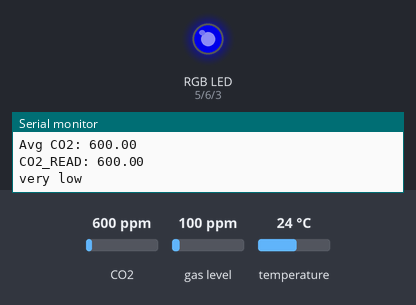
A sketch run on a simulated Arduino Uno, built with avr-gcc and run on an emulated ATmega328P. On the bench: an RGB LED mixed from three pins (HIGH = lit), the last lines printed to the serial monitor. Inputs (shaded band) come from the test bench; at power-on: CO2 600 ppm, gas level 100 ppm, temperature 24 °C. Dim RGB values are drawn brighter than linear.

Above: at 1.2 s.
1.3 s: CO2 set to 668 ppm
At 1.85 s:
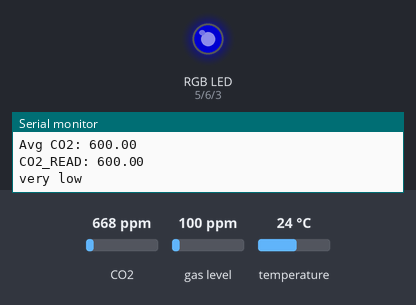
5.2 s: CO2 set to 720 ppm
At 6.22 s:
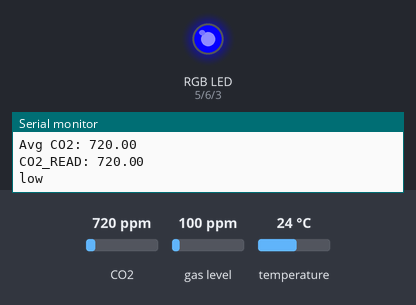
8.7 s: CO2 set to 1968 ppm
11.1 s: CO2 set to 2017 ppm
At 14.0 s:
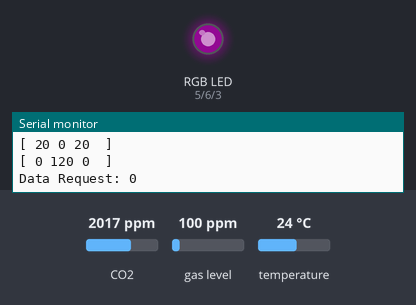
14.6 s: CO2 set to 452 ppm
18.2 s: CO2 set to 1050 ppm
At 23.3 s:
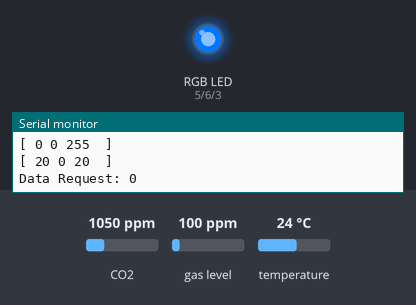
Timing chart, 0 to 25.0 s (numbered marks = the images above; inputs shaded):
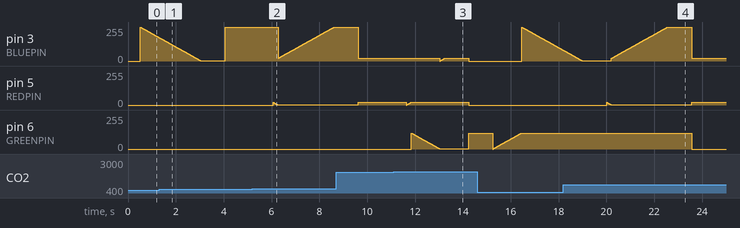

The sketch:

05072019_supercode_V4.ino
```cpp
// Libraries required//////////////////////////////////////////////////

#include "Adafruit_CCS811.h" //Library for the air quality sensor
//#include "RTClib.h" // Be sure you only have RTClib by Neiron Installed. Remove the Adafruit RTClib from your libraries as the call names are the same.

//Variables/////////////////////////////////////////////////////////////

//LEDs //–––––––––––––––––––––––––––––––––––––––––––––––––––––––––––––//
//Digital pins connected to transisor base for RGB control
#define REDPIN 5      //red color
#define GREENPIN 6     //green color
#define BLUEPIN 3      //blue color

#define FADESPEED 100     // make this higher to slow down the color change rate

int current_col[3] = {0}; //
int prev_col[3] = {0};

//CCS811 CO2,Temp Sensor //––––––––––––––––––––––––––––––––––––––––––––––//

//Nothing yet defined


//Instances for classes used here///////////////////////////////////////

//Adafruit CO2 sensor ccs definition
Adafruit_CCS811 ccs;

// Timer initiation
//RTC_Millis rtc;

///////////////////////////////////////////////////////////////////////////

void setup() {
  // RTC timer setup
  Serial.begin(57600);
  //  rtc.begin();
  //  if (! rtc.isrunning()) {
  //    Serial.println("RTC is NOT running!");
  //    // following line sets the RTC to the date & time this sketch was compiled
  //    rtc.adjust(DateTime(__DATE__, __TIME__));
  //  }

  //LED pin assignments as outputs
  pinMode(REDPIN, OUTPUT);
  pinMode(GREENPIN, OUTPUT);
  pinMode(BLUEPIN, OUTPUT);

  Serial.println("CCS811 test");
  if (!ccs.begin()) {
    Serial.println("Failed to start sensor! Please check your wiring.");
    while (1);
  }

  //calibrate temperature sensor in case you'd read it
  while (!ccs.available());
  float temp = ccs.calculateTemperature();
  ccs.setTempOffset(temp - 25.0);

}

/////////////////////////////////////////////////////////////////////////////

void loop() {

  //Reading the averaged CO2 level––––––––––––––––––––––––––––––––––––––––//

  //Read CO2, Temperature and TVOC averaged by the CS811_Averaged() function
  // You can pass "eCO2", "Temperature" or "TVOC" into CS811_Averaged() function
  //Here we only use CO2 for changing the light colors

  float CO2_read = CS811_Averaged(0);
  //float Temp_read = CS811_Averaged(1);
  //float TVOC_read = CS811_Averaged(2);

  Serial.print("CO2_READ: ");
  Serial.println(CO2_read);


  //Changing LED colors based on avg CO2––––––––––––––––––––––––––––––––//

  //Another way is to define color presets as separate variables and call them based on CO2 level
  int exTreme[3] = {255, 0, 0};
  int veryHigh_CO2 [3] = {255, 120, 0};
  int medHigh_CO2 [3] = {255, 255, 255};
  int medium_CO2 [3] = {0, 255, 0};
  int medLow_CO2 [3] = {0, 120, 0};
  int low_CO2 [3] = {20, 0, 20};
  int veryLow_CO2 [3] = {0, 0, 255};


  // Don't think you can put two arrays equal to each other
  //will need two new functions: 1) comparing arrays; 2) replacing arrays with on another.
  //
  //int current_col[3] = {0}; //
  //int next_col[3] = {0};


  //Decide the color based on CO2 readings
  if (CO2_read < 700) {
    array_swap(veryLow_CO2, current_col);
    Serial.println("very low");

  } else if (700 <= CO2_read && CO2_read < 2000) {
    array_swap(low_CO2, current_col);
    Serial.println("low");

  } else if (2000 <= CO2_read && CO2_read < 4000) {
    array_swap(medLow_CO2, current_col);
    Serial.println("medlow");

  } else if (4000 <= CO2_read && CO2_read < 6000) {
    array_swap(medium_CO2, current_col);
    Serial.println("medium");

  } else if (6000 <= CO2_read && CO2_read < 800 ) {
    array_swap(medHigh_CO2, current_col);
    Serial.println("medium High");

  } else if (8000 <= CO2_read && CO2_read < 10000) {
    array_swap(veryHigh_CO2, current_col);
    Serial.println("very High");

  } else {
    array_swap(exTreme, current_col);
    Serial.println("extreme!!!");
  }


bool result = array_comp(current_col, prev_col);

if (result){
  set_LED_colors(current_col);
} else{
  change_LED_colors (current_col, prev_col);
}

  print_array(prev_col);

  array_swap(current_col, prev_col);

  print_array(prev_col);

  delay(500);

  ////Passed!! Test with variation in ranges
  //if (CO2_read < 700) {
  //set_LED_colors(veryLow_CO2);
  //  Serial.println("very low");
  //}else if (700 <= CO2_read && CO2_read < 2000) {
  //  set_LED_colors(low_CO2);
  //  Serial.println("low");
  //}else if (2000 <= CO2_read && CO2_read < 4000) {
  //  set_LED_colors(medLow_CO2);
  //  Serial.println("medlow");
  //}else if (4000 <= CO2_read && CO2_read < 6000) {
  //   set_LED_colors(medium_CO2);
  //  Serial.println("medium");
  //}else if (6000 <= CO2_read && CO2_read < 800 ) {
  //   set_LED_colors(medHigh_CO2);
  //  Serial.println("medium High");
  //}else if (8000 <= CO2_read && CO2_read < 10000) {
  //   set_LED_colors(veryHigh_CO2);
  //  Serial.println("very High");
  //}else{
  //   set_LED_colors(exTreme);
  //  Serial.println("extreme!  ");
  //}


  //  change_LED_colors(current_col, low_CO2);

  //Color tests
  //set_LED_colors(veryLow_CO2);
  //  Serial.println("very low");
  //delay(2000);
  //  set_LED_colors(low_CO2);
  //  Serial.println("low");
  //delay(2000);
  //  set_LED_colors(medLow_CO2);
  //  Serial.println("medlow");
  //delay(2000);
  //   set_LED_colors(medium_CO2);
  //  Serial.println("medium");
  //delay(2000);
  //   set_LED_colors(medHigh_CO2);
  //  Serial.println("medium High");
  //delay(2000);
  //   set_LED_colors(veryHigh_CO2);
  //  Serial.println("very High");
  //  delay(2000);
  //   set_LED_colors(exTreme);
  //  Serial.println("High");
  //delay(2000);
  //

}


/////////////////////////////////////////////////////////////////////////////
//functions used for preparing the LED strip in various colors

void set_LED_colors (int color[3]) {
  //variables fed into the function are indexed for R,G,B
  // This makes it easier to feed color combination of interest into the LEDs

  analogWrite(REDPIN, color[0]);
  analogWrite(GREENPIN, color[1]);
  analogWrite(BLUEPIN, color[2]);
}


void change_LED_colors (int color_i[3], int color_f[3]) {
  //This function will help fade from one color preset (i) to another set (f)
  //by slowly fading red, then green and finally blue

  //initial color combination
  int r_i = color_i[0];
  int g_i = color_i[1];
  int b_i = color_i[2];

  //final color combination
  int r_f = color_f[0];
  int g_f = color_f[1];
  int b_f = color_f[2];

  // delay for color transitions
  const int r_delay = 10;
  const int g_delay = 10;
  const int b_delay = 10;

  // fade red pin first
  // the while loop compares the red values, if there is a difference it activates a fade

  while (r_f != r_i) {
    analogWrite(REDPIN, r_i);
    delay(r_delay);
    // if statement determines whether final or initial r value is larger
    // based on the result the r_i value will slowly increase or decrease
    if (r_f > r_i) {
      r_i++;
    } else {
      r_i--;
    }
  }

  // fade green pin second
  // the while loop compares the green values, if there is a difference it activates a fade
  while (g_f != g_i) {
    analogWrite(GREENPIN, g_i);
    delay(g_delay);

    if (g_f > g_i) {
      g_i++;
    } else {
      g_i--;
    }
  }

  // fade blue pin third
  // the while loop compares the blue values, if there is a difference it activates a fade
  while (b_f != b_i) {
    analogWrite(BLUEPIN, b_i);
    delay(b_delay);

    if (b_f > b_i) {
      b_i++;
    } else {
      b_i--;
    }
  }

}


// Function for averaging over the data readings from CCS811 sensor

float CS811_Averaged (int data_request) {

  //variables for turning # of data points and delay in between measurements
  int pt_num = 10; // Determines the number of data points to average over
  int meas_delay = 50; // Delay between each measurement for pt_num number of data points

  //total variables calculated over the measurement period
  float tot_temp = 0;
  float tot_CO2 = 0;
  float tot_TVOC = 0;

  Serial.print("Data Request: ");
  Serial.println(data_request);

  // for loop that averages over pt_num ponits with meas_delay time delay in between each point
  if (ccs.available()) {
    if (!ccs.readData()) {
      for (int i = 0; i <  pt_num; i++) {
        tot_CO2 = tot_CO2 + ccs.geteCO2();
        tot_temp  = tot_temp + ccs.calculateTemperature();
        tot_TVOC = tot_TVOC + ccs.getTVOC();
        delay(meas_delay);
      }
    } else {
      Serial.println("ERROR!");
      while (1);
    }
  }

  // average value calculated based on the measurements and stored in a 3-element array
  float avg_dataset[3] = {tot_CO2 / pt_num, tot_temp / pt_num, tot_TVOC / pt_num};

  Serial.print("Avg CO2: ");
  Serial.println(avg_dataset[0]);


  //average value returned by the function based on the input parameter

  if (data_request == 0) {
    return avg_dataset[0];
  } else if (data_request == 1) {
    return avg_dataset[1];
  } else if (data_request == 2) {
    return avg_dataset[2];
  } else {
    Serial.println("Invalid Data Request!!");
  }

}


//function that takes the elements of one array and replace it with another array's
//basically element swapping function

void array_swap(int arr_1[], int arr_2[]) {

  //arr_1 is the reference, arr_2 is the one to be changed

  for (int i = 0;  i < 3; i++)
  {
    arr_2[i] = arr_1[i];
    //Serial.println(arr_2[i]);
  }

  ////Serial.println("equal!");
  //return arr_2;
  //
}


//prints arrays in between brackets similar to lists in python
void print_array(int arr_0[]) {

  //arr_1 is the reference, arr_2 is the one to be changed

  Serial.print("[ ");

  for (int i = 0;  i < 3; i++)
  {
    Serial.print(arr_0[i]);
    Serial.print(" ");
  }

  Serial.println(" ]");

}


//function that takes two arrays, compares them and return result
// as true/false boolean
bool array_comp(int arr_1[], int arr_2[]) {

  for (int i = 0;  i < 3; i++)
  {
    if ( arr_1[i] != arr_2[i] )
    {
      //Serial.println("not equal");
      //set your boolean flag here
      return false;
    }
  }

  //Serial.println("equal!");
  return true;

}


/// End of the script
```

Measured:
- the behaviour switches between 699 and 700 ppm on CO2 (found by bisection; images 1 and 2)
- the behaviour switches between 1999 and 2000 ppm on CO2 (found by bisection; images 2 and 3)
- after the input at 11.1 s, pin 3 (BLUEPIN): ramps from 0/255 to 19/255 and jumps back, once every 1.2 s; pin 5 (REDPIN): ramps from 0/255 to 19/255 and jumps back, once every 2.6 s; pin 6 (GREENPIN): ramps from 120/255 to 1/255 and jumps back, once every 2.4 s
- after the input at 18.2 s, pin 5 (REDPIN): ramps from 20/255 to 1/255 and jumps back, once every 3.6 s; pin 6 (GREENPIN): 119/255 → 0/255 after 5.4 s instead of 1.8 s
